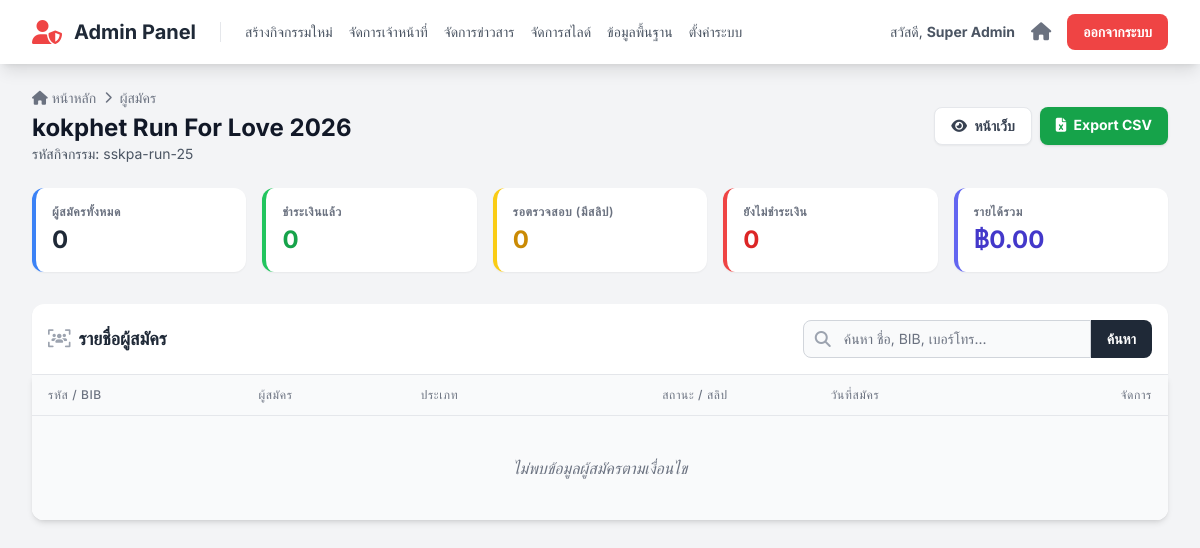
The page /admin/registrants.php?event_id=1 (signed in) on the database as committed earlier.
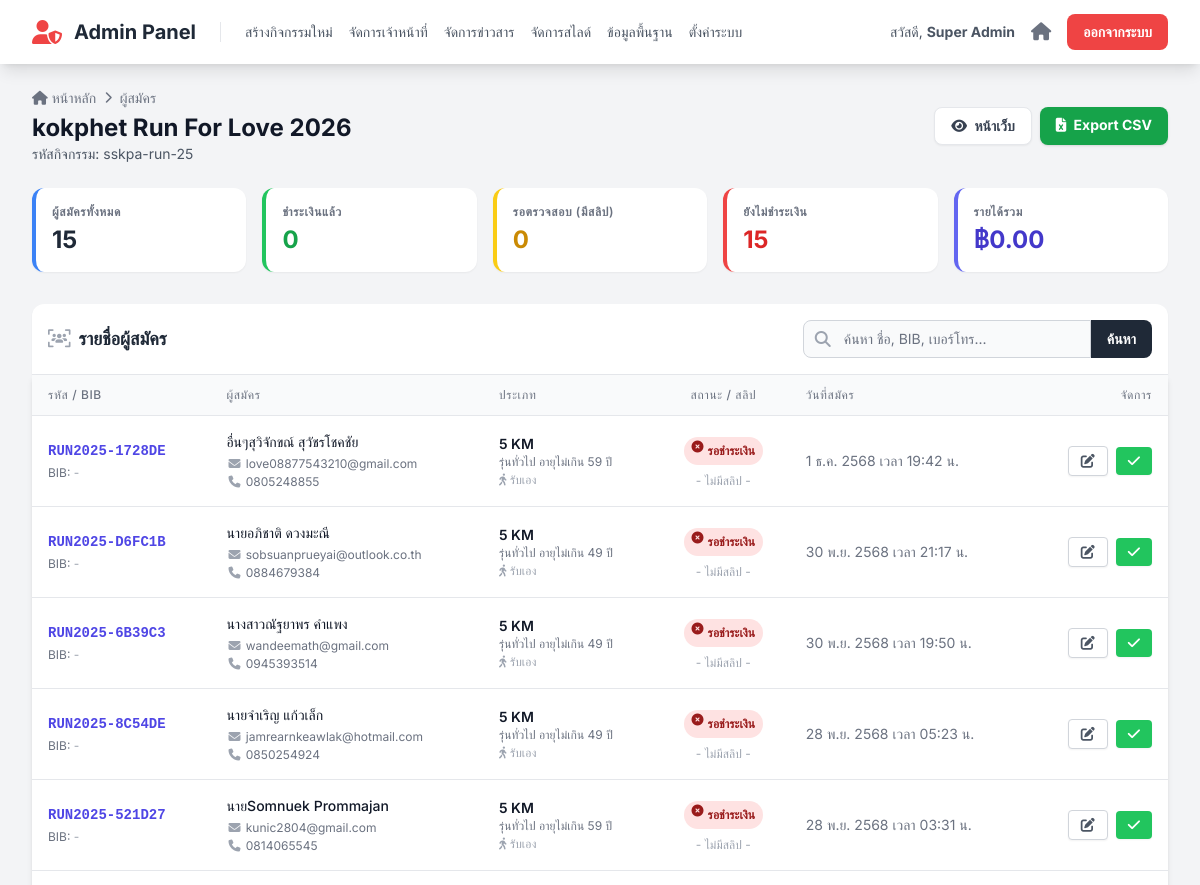
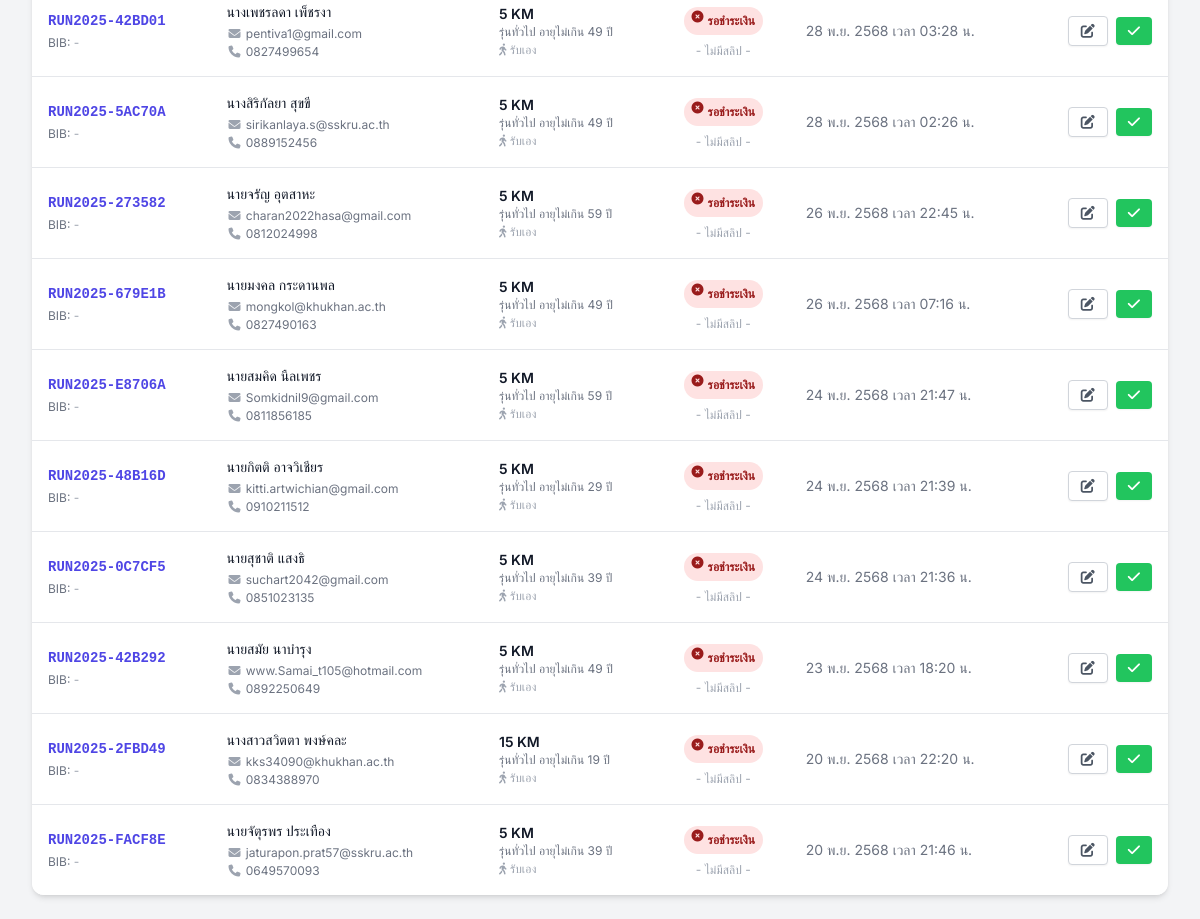
The same page on the database as committed later (2 pictures, top to bottom).
### tables this page shows
CREATE TABLE `events` (
  `id` int(11) NOT NULL,
  `event_code` varchar(50) NOT NULL COMMENT 'รหัสอ้างอิงกิจกรรม เช่น sskpa-run-25',
  `name` varchar(255) NOT NULL COMMENT 'ชื่อกิจกรรม',
  `slogan` varchar(255) DEFAULT NULL,
  `theme_color` varchar(20) NOT NULL DEFAULT 'indigo',
  `color_code` varchar(7) NOT NULL DEFAULT '#4f46e5',
  `logo_text` varchar(100) DEFAULT NULL,
  `is_visible` tinyint(1) NOT NULL DEFAULT 1,
  `is_cancelled` tinyint(1) NOT NULL DEFAULT 0,
  `sort_order` int(11) NOT NULL DEFAULT 0,
  `is_registration_open` tinyint(1) NOT NULL DEFAULT 0 COMMENT '0=ปิด, 1=เปิด',
  `organizer` varchar(255) DEFAULT NULL,
  `organizer_phone` varchar(50) DEFAULT NULL,
  `organizer_email` varchar(100) DEFAULT NULL,
  `organizer_line_id` varchar(100) DEFAULT NULL,
  `organizer_logo_url` text DEFAULT NULL,
  `contact_person_name` varchar(255) DEFAULT NULL,
  `contact_person_phone` varchar(50) DEFAULT NULL,
  `payment_bank` varchar(100) DEFAULT NULL,
  `payment_account_name` varchar(255) DEFAULT NULL,
  `payment_account_number` varchar(50) DEFAULT NULL,
  `payment_qr_code_url` text DEFAULT NULL,
  `enable_shipping` tinyint(1) NOT NULL DEFAULT 0 COMMENT '0=ปิด, 1=เปิดใช้งานตัวเลือกการจัดส่ง',
  `shipping_cost` decimal(10,2) NOT NULL DEFAULT 0.00 COMMENT 'ค่าจัดส่ง (ถ้ามี)',
  `start_date` datetime NOT NULL,
  `cover_image_url` text DEFAULT NULL,
  `card_thumbnail_url` text DEFAULT NULL,
  `map_embed_url` text DEFAULT NULL,
  `map_direction_url` text DEFAULT NULL,
  `description` text DEFAULT NULL,
  `awards_description` text DEFAULT NULL,
  `bib_prefix` varchar(20) DEFAULT NULL COMMENT 'คำนำหน้า BIB',
  `bib_start_number` int(11) NOT NULL DEFAULT 1 COMMENT 'เลข BIB เริ่มต้น',
  `bib_padding` int(11) NOT NULL DEFAULT 4 COMMENT 'จำนวนหลักของเลข BIB',
  `bib_next_number` int(11) DEFAULT NULL COMMENT 'เลข BIB ลำดับถัดไปที่จะใช้',
  `corral_settings` longtext DEFAULT NULL COMMENT 'การตั้งค่ากลุ่มปล่อยตัว' CHECK (json_valid(`corral_settings`)),
  `payment_deadline` datetime DEFAULT NULL COMMENT 'วันหมดเขตการชำระเงิน',
  `bib_background_url` text DEFAULT NULL COMMENT 'Path to custom BIB background image',
  `merch_link` text DEFAULT NULL COMMENT 'ลิงก์สำหรับสั่งซื้อเสื้อ',
  `merch_enabled` tinyint(1) NOT NULL DEFAULT 0 COMMENT '0=ปิด, 1=เปิด ปุ่มสั่งซื้อเสื้อ'
);

CREATE TABLE `registrations` (
  `id` int(11) NOT NULL,
  `registration_code` varchar(20) NOT NULL COMMENT 'รหัสการสมัคร เช่น R001',
  `user_id` int(11) DEFAULT NULL COMMENT 'เชื่อมกับตาราง users ถ้าสมัครแบบ login',
  `event_id` int(11) NOT NULL,
  `distance_id` int(11) NOT NULL,
  `race_category_id` int(11) DEFAULT NULL,
  `bib_number` varchar(20) DEFAULT NULL,
  `corral` varchar(10) DEFAULT NULL COMMENT 'กลุ่มปล่อยตัวที่นักวิ่งถูกจัดให้อยู่',
  `shirt_size` varchar(10) NOT NULL,
  `shipping_option` enum('pickup','delivery') NOT NULL DEFAULT 'pickup' COMMENT 'pickup=รับเอง, delivery=จัดส่ง',
  `shipping_address` text DEFAULT NULL COMMENT 'ที่อยู่สำหรับจัดส่ง (ถ้าเลือก delivery)',
  `status` enum('รอชำระเงิน','รอตรวจสอบ','ชำระเงินแล้ว') NOT NULL DEFAULT 'รอชำระเงิน',
  `payment_slip_url` text DEFAULT NULL,
  `total_amount` decimal(10,2) NOT NULL DEFAULT 0.00 COMMENT 'ยอดรวมที่ต้องชำระ (รวมค่าส่ง ถ้ามี)',
  `registered_at` timestamp NOT NULL DEFAULT current_timestamp(),
  `title` varchar(50) NOT NULL,
  `first_name` varchar(255) NOT NULL,
  `last_name` varchar(255) NOT NULL,
  `gender` varchar(50) DEFAULT NULL,
  `email` varchar(255) NOT NULL,
  `phone` varchar(50) NOT NULL,
  `line_id` varchar(100) DEFAULT NULL,
  `thai_id` varchar(20) NOT NULL,
  `birth_date` date DEFAULT NULL,
  `disease` varchar(255) DEFAULT 'ไม่มีโรคประจำตัว',
  `disease_detail` text DEFAULT NULL,
  `emergency_contact_name` varchar(255) DEFAULT NULL,
  `emergency_contact_phone` varchar(50) DEFAULT NULL
);

CREATE TABLE `distances` (
  `id` int(11) NOT NULL,
  `event_id` int(11) NOT NULL,
  `name` varchar(100) NOT NULL COMMENT 'ชื่อระยะทาง เช่น 10 KM',
  `price` decimal(10,2) NOT NULL COMMENT 'ค่าสมัคร',
  `category` varchar(100) DEFAULT NULL COMMENT 'ประเภท เช่น Fun Run',
  `bib_color` varchar(7) DEFAULT '#4f46e5' COMMENT 'รหัสสีสำหรับพื้นหลัง BIB ของระยะนี้',
  `bib_prefix` varchar(20) DEFAULT NULL COMMENT 'คำนำหน้าเลข BIB สำหรับระยะนี้',
  `bib_start_number` int(11) DEFAULT 1 COMMENT 'เลข BIB เริ่มต้นสำหรับระยะนี้',
  `bib_padding` int(11) DEFAULT 4 COMMENT 'จำนวนหลักของเลข BIB',
  `bib_next_number` int(11) DEFAULT NULL COMMENT 'เลข BIB ลำดับถัดไปที่จะใช้'
);

CREATE TABLE `race_categories` (
  `id` int(11) NOT NULL,
  `event_id` int(11) NOT NULL,
  `distance` varchar(100) NOT NULL,
  `name` varchar(255) NOT NULL,
  `gender` enum('ชาย','หญิง') NOT NULL,
  `minAge` int(11) NOT NULL DEFAULT 0,
  `maxAge` int(11) NOT NULL DEFAULT 99
);

### functions.php (called while the page is built, shortened)
<?php
function e($data) {
    return htmlspecialchars($data ?? '', ENT_QUOTES, 'UTF-8');
}
function formatThaiDateTime($dateStr) {
    $thai_months = [1=>'ม.ค.', 2=>'ก.พ.', 3=>'มี.ค.', 4=>'เม.ย.', 5=>'พ.ค.', 6=>'มิ.ย.', 7=>'ก.ค.', 8=>'ส.ค.', 9=>'ก.ย.', 10=>'ต.ค.', 11=>'พ.ย.', 12=>'ธ.ค.'];
    $date = new DateTime($dateStr);
    $y = $date->format('Y') + 543;
    $m = $thai_months[(int)$date->format('n')];
    $d = $date->format('j');
    $t = $date->format('H:i');
    return ($t == '00:00') ? "$d $m $y" : "$d $m $y เวลา $t น.";
}
?>

### admin/registrants.php (the view, shortened to what the rows shown need)
<?php
require_once '../config.php';
require_once '../functions.php';
$event_id = intval($_GET['event_id']);
$event_stmt = $mysqli->prepare("SELECT name, event_code FROM events WHERE id = ?");
$event_stmt->bind_param("i", $event_id);
$event_stmt->execute();
$event_res = $event_stmt->get_result();
$event = $event_res->fetch_assoc();
$event_name = $event['name'];
$limit = 20;
$page = isset($_GET['page']) ? max(1, intval($_GET['page'])) : 1;
$offset = ($page - 1) * $limit;
$base_sql = "FROM registrations r
             LEFT JOIN distances d ON r.distance_id = d.id
             LEFT JOIN race_categories rc ON r.race_category_id = rc.id
             WHERE r.event_id = ?";
$params = [$event_id];
$types = "i";
$data_sql = "SELECT r.id, r.registration_code, r.bib_number, r.title, r.first_name, r.last_name, r.email, r.phone, r.status, r.registered_at, r.payment_slip_url, r.shipping_option, d.name as distance_name, rc.name as category_name
             " . $base_sql . " ORDER BY r.registered_at DESC LIMIT ? OFFSET ?";
$params[] = $limit;
$params[] = $offset;
$types .= "ii";
$data_stmt = $mysqli->prepare($data_sql);
$data_stmt->bind_param($types, ...$params);
$data_stmt->execute();
$registrants = $data_stmt->get_result()->fetch_all(MYSQLI_ASSOC);
include 'partials/header.php';
?>
<div class="flex flex-col md:flex-row justify-between items-start md:items-center mb-6 gap-4">
    <div>
        <div class="flex items-center gap-2 text-gray-500 text-sm mb-1">
            <a href="index.php" class="hover:underline"><i class="fa-solid fa-home"></i> หน้าหลัก</a>
            <i class="fa-solid fa-chevron-right text-xs"></i>
            <span>ผู้สมัคร</span>
        </div>
        <h1 class="text-2xl font-bold text-gray-900"><?= e($event_name) ?></h1>
        <p class="text-sm text-gray-600">รหัสกิจกรรม: <?= e($event['event_code']) ?></p>
    </div>
</div>
<div class="bg-white p-4 rounded-t-xl border-b border-gray-200 shadow-sm flex flex-col md:flex-row justify-between items-center gap-4">
    <h2 class="text-lg font-bold text-gray-800 flex items-center"><i class="fa-solid fa-users-viewfinder mr-2 text-gray-400"></i> รายชื่อผู้สมัคร</h2>
</div>
<div class="bg-white rounded-b-xl shadow-md overflow-hidden">
    <div class="overflow-x-auto">
        <table class="min-w-full divide-y divide-gray-200">
            <thead class="bg-gray-50">
                <tr>
                    <th class="px-4 py-3 text-left text-xs font-medium text-gray-500 uppercase tracking-wider">รหัส / BIB</th>
                    <th class="px-4 py-3 text-left text-xs font-medium text-gray-500 uppercase tracking-wider">ผู้สมัคร</th>
                    <th class="px-4 py-3 text-left text-xs font-medium text-gray-500 uppercase tracking-wider">ประเภท</th>
                    <th class="px-4 py-3 text-center text-xs font-medium text-gray-500 uppercase tracking-wider">สถานะ / สลิป</th>
                    <th class="px-4 py-3 text-left text-xs font-medium text-gray-500 uppercase tracking-wider">วันที่สมัคร</th>
                    <th class="px-4 py-3 text-right text-xs font-medium text-gray-500 uppercase tracking-wider">จัดการ</th>
                </tr>
            </thead>
            <tbody class="bg-white divide-y divide-gray-200">
                <?php if (empty($registrants)): ?>
                    <tr><td colspan="6" class="px-6 py-10 text-center text-gray-500 bg-gray-50 italic">ไม่พบข้อมูลผู้สมัครตามเงื่อนไข</td></tr>
                <?php else: ?>
                    <?php foreach($registrants as $reg):
                        $status_bg = 'bg-gray-100 text-gray-800';
                        $status_icon = '<i class="fa-solid fa-circle-question mr-1"></i>';
                        if ($reg['status'] == 'ชำระเงินแล้ว') {
                            $status_bg = 'bg-green-100 text-green-800';
                            $status_icon = '<i class="fa-solid fa-circle-check mr-1"></i>';
                        } elseif ($reg['status'] == 'รอตรวจสอบ') {
                            $status_bg = 'bg-yellow-100 text-yellow-800';
                            $status_icon = '<i class="fa-solid fa-clock mr-1"></i>';
                        } elseif ($reg['status'] == 'รอชำระเงิน') {
                            $status_bg = 'bg-red-100 text-red-800';
                            $status_icon = '<i class="fa-solid fa-circle-xmark mr-1"></i>';
                        }
                    ?>
                    <tr class="hover:bg-indigo-50 transition duration-150 group">
                        <td class="px-4 py-4 whitespace-nowrap">
                            <div class="text-sm font-mono font-bold text-indigo-600"><?= e($reg['registration_code']) ?></div>
                            <div class="text-xs text-gray-500 mt-1">BIB:
                                <?php if($reg['bib_number']): ?>
                                    <span class="font-mono font-bold text-gray-800 bg-gray-200 px-1 rounded"><?= e($reg['bib_number']) ?></span>
                                <?php else: ?>
                                    <span class="text-gray-400">-</span>
                                <?php endif; ?>
                            </div>
                        </td>
                        <td class="px-4 py-4 whitespace-nowrap">
                            <div class="text-sm font-medium text-gray-900"><?= e($reg['title'] . $reg['first_name'] . ' ' . $reg['last_name']) ?></div>
                            <div class="text-xs text-gray-500 flex flex-col gap-0.5 mt-1">
                                <span><i class="fa-solid fa-envelope w-4 text-center text-gray-400"></i> <?= e($reg['email']) ?></span>
                                <span><i class="fa-solid fa-phone w-4 text-center text-gray-400"></i> <?= e($reg['phone']) ?></span>
                            </div>
                        </td>
                        <td class="px-4 py-4 whitespace-nowrap">
                            <div class="text-sm text-gray-900 font-semibold"><?= e($reg['distance_name']) ?></div>
                            <div class="text-xs text-gray-500"><?= e($reg['category_name'] ?: 'ไม่ระบุรุ่น') ?></div>
                            <div class="text-xs text-gray-400 mt-0.5"><?= $reg['shipping_option'] == 'delivery' ? '<i class="fa-solid fa-truck"></i> จัดส่ง' : '<i class="fa-solid fa-person-walking"></i> รับเอง' ?></div>
                        </td>
                        <td class="px-4 py-4 whitespace-nowrap text-center">
                            <span class="px-2 py-1 inline-flex text-xs leading-5 font-semibold rounded-full <?= $status_bg ?>">
                                <?= $status_icon . e($reg['status']) ?>
                            </span>
                            <?php if(!empty($reg['payment_slip_url'])): ?>
                                <div class="mt-2">
                                    <a href="../<?= e($reg['payment_slip_url']) ?>" target="_blank" class="text-xs text-blue-600 hover:text-blue-800 hover:underline flex items-center justify-center gap-1">
                                        <i class="fa-solid fa-image"></i> ดูสลิป
                                    </a>
                                </div>
                            <?php else: ?>
                                <div class="mt-2 text-xs text-gray-400">- ไม่มีสลิป -</div>
                            <?php endif; ?>
                        </td>
                        <td class="px-4 py-4 whitespace-nowrap text-sm text-gray-500">
                            <?= formatThaiDateTime($reg['registered_at']) ?>
                        </td>
                        <td class="px-4 py-4 whitespace-nowrap text-right text-sm font-medium">
                            <div class="flex justify-end items-center gap-2">
                                <a href="registrant_detail.php?reg_id=<?= e($reg['id']) ?>" class="text-gray-600 hover:text-indigo-600 bg-white border border-gray-300 hover:border-indigo-500 hover:bg-indigo-50 py-1 px-3 rounded transition shadow-sm" title="แก้ไข/ดูรายละเอียด">
                                    <i class="fa-solid fa-pen-to-square"></i>
                                </a>
                                <?php if($reg['status'] !== 'ชำระเงินแล้ว'): ?>
                                <form action="../actions/update_registration.php" method="POST" onsubmit="return confirm('ยืนยันการอนุมัติผู้สมัครรายนี้? \n(สถานะจะเปลี่ยนเป็น \'ชำระเงินแล้ว\' และระบบจะรันเลข BIB อัตโนมัติ)');" style="display:inline;">
                                    <button type="submit" class="text-white bg-green-500 hover:bg-green-600 py-1 px-3 rounded shadow-sm transition" title="อนุมัติทันที">
                                        <i class="fa-solid fa-check"></i>
                                    </button>
                                </form>
                                <?php endif; ?>
                            </div>
                        </td>
                    </tr>
                    <?php endforeach; ?>
                <?php endif; ?>
            </tbody>
        </table>
    </div>
</div>
<?php include 'partials/footer.php'; ?>

Rows that differ between the two databases and show on the page:
added registrations: registration_code "RUN2025-1728DE", title+first_name+last_name "อื่นๆสุวิจักขณ์ สุวัชรโชคชัย", email "love08877543210@gmail.com", phone "0805248855", distance.name "5 KM", race_category.name "รุ่นทั่วไป อายุไม่เกิน 59 ปี", shipping_option "pickup" (drawn), status "รอชำระเงิน", shows "- ไม่มีสลิป -", registered_at "1 ธ.ค. 2568 เวลา 19:42 น."
added registrations: registration_code "RUN2025-D6FC1B", title+first_name+last_name "นายอภิชาติ ดวงมะณี", email "sobsuanprueyai@outlook.co.th", phone "0884679384", distance.name "5 KM", race_category.name "รุ่นทั่วไป อายุไม่เกิน 49 ปี", shipping_option "pickup" (drawn), status "รอชำระเงิน", shows "- ไม่มีสลิป -", registered_at "30 พ.ย. 2568 เวลา 21:17 น."
added registrations: registration_code "RUN2025-6B39C3", title+first_name+last_name "นางสาวณัฐยาพร คำแพง", email "wandeemath@gmail.com", phone "0945393514", distance.name "5 KM", race_category.name "รุ่นทั่วไป อายุไม่เกิน 49 ปี", shipping_option "pickup" (drawn), status "รอชำระเงิน", shows "- ไม่มีสลิป -", registered_at "30 พ.ย. 2568 เวลา 19:50 น."
added registrations: registration_code "RUN2025-8C54DE", title+first_name+last_name "นายจำเริญ แก้วเล็ก", email "jamrearnkeawlak@hotmail.com", phone "0850254924", distance.name "5 KM", race_category.name "รุ่นทั่วไป อายุไม่เกิน 49 ปี", shipping_option "pickup" (drawn), status "รอชำระเงิน", shows "- ไม่มีสลิป -", registered_at "28 พ.ย. 2568 เวลา 05:23 น."
added registrations: registration_code "RUN2025-521D27", title+first_name+last_name "นายSomnuek Prommajan", email "kunic2804@gmail.com", phone "0814065545", distance.name "5 KM", race_category.name "รุ่นทั่วไป อายุไม่เกิน 59 ปี", shipping_option "pickup" (drawn), status "รอชำระเงิน", shows "- ไม่มีสลิป -", registered_at "28 พ.ย. 2568 เวลา 03:31 น."
added registrations: registration_code "RUN2025-42BD01", title+first_name+last_name "นางเพชรลดา เพ็ชรงา", email "pentiva1@gmail.com", phone "0827499654", distance.name "5 KM", race_category.name "รุ่นทั่วไป อายุไม่เกิน 49 ปี", shipping_option "pickup" (drawn), status "รอชำระเงิน", shows "- ไม่มีสลิป -", registered_at "28 พ.ย. 2568 เวลา 03:28 น."
added registrations: registration_code "RUN2025-5AC70A", title+first_name+last_name "นางสิริกัลยา สุขขี", email "sirikanlaya.s@sskru.ac.th", phone "0889152456", distance.name "5 KM", race_category.name "รุ่นทั่วไป อายุไม่เกิน 49 ปี", shipping_option "pickup" (drawn), status "รอชำระเงิน", shows "- ไม่มีสลิป -", registered_at "28 พ.ย. 2568 เวลา 02:26 น."
added registrations: registration_code "RUN2025-273582", title+first_name+last_name "นายจรัญ อุตสาหะ", email "charan2022hasa@gmail.com", phone "0812024998", distance.name "5 KM", race_category.name "รุ่นทั่วไป อายุไม่เกิน 59 ปี", shipping_option "pickup" (drawn), status "รอชำระเงิน", shows "- ไม่มีสลิป -", registered_at "26 พ.ย. 2568 เวลา 22:45 น."
added registrations: registration_code "RUN2025-679E1B", title+first_name+last_name "นายมงคล กระดานพล", email "mongkol@khukhan.ac.th", phone "0827490163", distance.name "5 KM", race_category.name "รุ่นทั่วไป อายุไม่เกิน 49 ปี", shipping_option "pickup" (drawn), status "รอชำระเงิน", shows "- ไม่มีสลิป -", registered_at "26 พ.ย. 2568 เวลา 07:16 น."
added registrations: registration_code "RUN2025-E8706A", title+first_name+last_name "นายสมคิด นืลเพชร", email "Somkidnil9@gmail.com", phone "0811856185", distance.name "5 KM", race_category.name "รุ่นทั่วไป อายุไม่เกิน 59 ปี", shipping_option "pickup" (drawn), status "รอชำระเงิน", shows "- ไม่มีสลิป -", registered_at "24 พ.ย. 2568 เวลา 21:47 น."
added registrations: registration_code "RUN2025-48B16D", title+first_name+last_name "นายกิตติ อาจวิเชียร", email "kitti.artwichian@gmail.com", phone "0910211512", distance.name "5 KM", race_category.name "รุ่นทั่วไป อายุไม่เกิน 29 ปี", shipping_option "pickup" (drawn), status "รอชำระเงิน", shows "- ไม่มีสลิป -", registered_at "24 พ.ย. 2568 เวลา 21:39 น."
added registrations: registration_code "RUN2025-0C7CF5", title+first_name+last_name "นายสุชาติ แสงธิ", email "suchart2042@gmail.com", phone "0851023135", distance.name "5 KM", race_category.name "รุ่นทั่วไป อายุไม่เกิน 39 ปี", shipping_option "pickup" (drawn), status "รอชำระเงิน", shows "- ไม่มีสลิป -", registered_at "24 พ.ย. 2568 เวลา 21:36 น."
added registrations: registration_code "RUN2025-42B292", title+first_name+last_name "นายสมัย นาบำรุง", email "www.Samai_t105@hotmail.com", phone "0892250649", distance.name "5 KM", race_category.name "รุ่นทั่วไป อายุไม่เกิน 49 ปี", shipping_option "pickup" (drawn), status "รอชำระเงิน", shows "- ไม่มีสลิป -", registered_at "23 พ.ย. 2568 เวลา 18:20 น."
added registrations: registration_code "RUN2025-2FBD49", title+first_name+last_name "นางสาวสวิตตา พงษ์คละ", email "kks34090@khukhan.ac.th", phone "0834388970", distance.name "15 KM", race_category.name "รุ่นทั่วไป อายุไม่เกิน 19 ปี", shipping_option "pickup" (drawn), status "รอชำระเงิน", shows "- ไม่มีสลิป -", registered_at "20 พ.ย. 2568 เวลา 22:20 น."
added registrations: registration_code "RUN2025-FACF8E", title+first_name+last_name "นายจัตุรพร ประเทือง", email "jaturapon.prat57@sskru.ac.th", phone "0649570093", distance.name "5 KM", race_category.name "รุ่นทั่วไป อายุไม่เกิน 39 ปี", shipping_option "pickup" (drawn), status "รอชำระเงิน", shows "- ไม่มีสลิป -", registered_at "20 พ.ย. 2568 เวลา 21:46 น."
Other text that changed with them:
$stats['total_count']: "0" → "15"
$stats['pending_count']: "0" → "15"
text no longer shown: "ไม่พบข้อมูลผู้สมัครตามเงื่อนไข"
